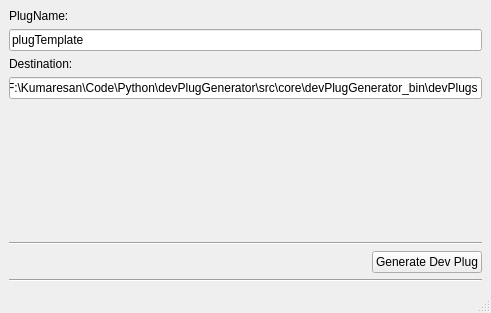
<?xml version="1.0" encoding="UTF-8"?>
<ui version="4.0">
 <class>MainWindow</class>
 <widget class="QMainWindow" name="MainWindow">
  <property name="geometry">
   <rect>
    <x>0</x>
    <y>0</y>
    <width>491</width>
    <height>313</height>
   </rect>
  </property>
  <property name="windowTitle">
   <string>Dev Plug Generator</string>
  </property>
  <widget class="QWidget" name="centralwidget">
   <layout class="QGridLayout" name="gridLayout">
    <item row="5" column="1">
     <widget class="QPushButton" name="pushButton">
      <property name="text">
       <string>Generate Dev Plug</string>
      </property>
     </widget>
    </item>
    <item row="5" column="0">
     <spacer name="horizontalSpacer">
      <property name="orientation">
       <enum>Qt::Horizontal</enum>
      </property>
      <property name="sizeHint" stdset="0">
       <size>
        <width>40</width>
        <height>20</height>
       </size>
      </property>
     </spacer>
    </item>
    <item row="3" column="0" colspan="2">
     <widget class="Line" name="line_2">
      <property name="orientation">
       <enum>Qt::Horizontal</enum>
      </property>
     </widget>
    </item>
    <item row="2" column="0">
     <spacer name="verticalSpacer_2">
      <property name="orientation">
       <enum>Qt::Vertical</enum>
      </property>
      <property name="sizeHint" stdset="0">
       <size>
        <width>20</width>
        <height>40</height>
       </size>
      </property>
     </spacer>
    </item>
    <item row="6" column="0" colspan="2">
     <widget class="Line" name="line_3">
      <property name="orientation">
       <enum>Qt::Horizontal</enum>
      </property>
     </widget>
    </item>
    <item row="0" column="0" colspan="2">
     <widget class="QWidget" name="widget_5" native="true">
      <layout class="QGridLayout" name="gridLayout_7">
       <property name="leftMargin">
        <number>0</number>
       </property>
       <property name="topMargin">
        <number>0</number>
       </property>
       <property name="rightMargin">
        <number>0</number>
       </property>
       <property name="bottomMargin">
        <number>0</number>
       </property>
       <item row="1" column="1">
        <widget class="QLineEdit" name="lineEdit_5">
         <property name="text">
          <string>plugTemplate</string>
         </property>
        </widget>
       </item>
       <item row="0" column="1">
        <widget class="QLabel" name="label_5">
         <property name="text">
          <string>PlugName:</string>
         </property>
        </widget>
       </item>
      </layout>
     </widget>
    </item>
    <item row="1" column="0" colspan="2">
     <widget class="QWidget" name="widget_6" native="true">
      <layout class="QGridLayout" name="gridLayout_8">
       <property name="leftMargin">
        <number>0</number>
       </property>
       <property name="topMargin">
        <number>0</number>
       </property>
       <property name="rightMargin">
        <number>0</number>
       </property>
       <property name="bottomMargin">
        <number>0</number>
       </property>
       <item row="1" column="1">
        <widget class="QLineEdit" name="lineEdit_6">
         <property name="text">
          <string>F:\Kumaresan\Code\Python\devPlugGenerator\src\core\devPlugGenerator_bin\devPlugs</string>
         </property>
        </widget>
       </item>
       <item row="0" column="1">
        <widget class="QLabel" name="label_6">
         <property name="text">
          <string>Destination:</string>
         </property>
        </widget>
       </item>
      </layout>
     </widget>
    </item>
   </layout>
  </widget>
  <widget class="QMenuBar" name="menubar">
   <property name="geometry">
    <rect>
     <x>0</x>
     <y>0</y>
     <width>491</width>
     <height>18</height>
    </rect>
   </property>
  </widget>
  <widget class="QStatusBar" name="statusbar"/>
 </widget>
 <resources/>
 <connections/>
</ui>
